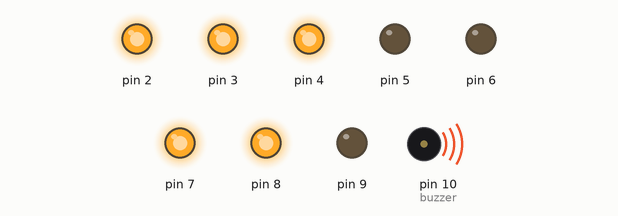
This sketch was run on a simulated Arduino Uno, built with avr-gcc and run on an emulated ATmega328P. Shown: output pins drawn as LEDs (lit = HIGH), buzzer (waves = sounding).

Above: at 0.5 s.
At 2.0 s:
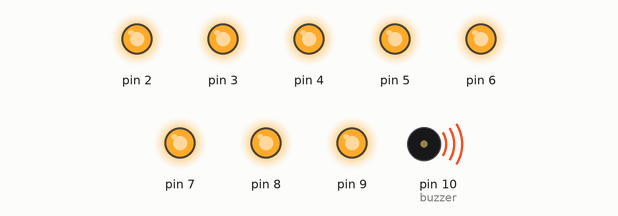
At 3.5 s:
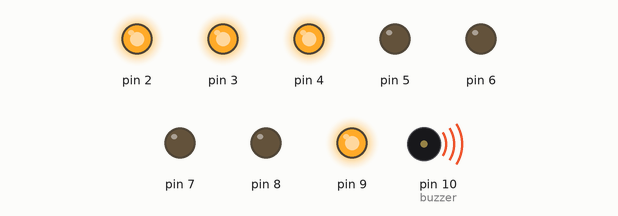
At 8.0 s:
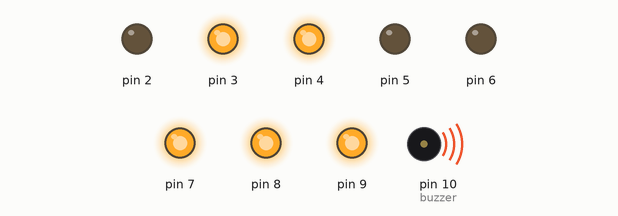
At 12.5 s:
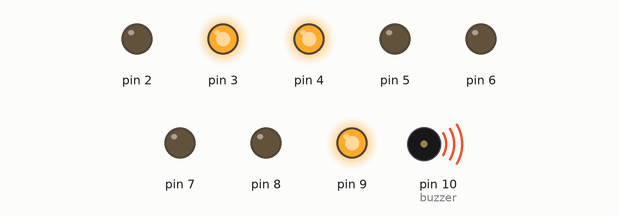
At 17.0 s:
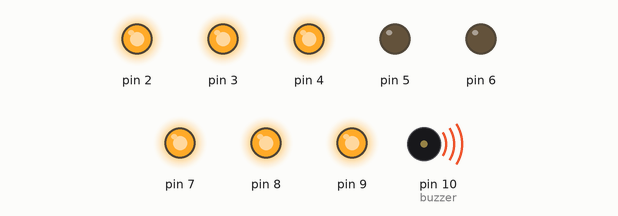
Timing chart, 0 to 19.0 s (numbered marks = the images above):
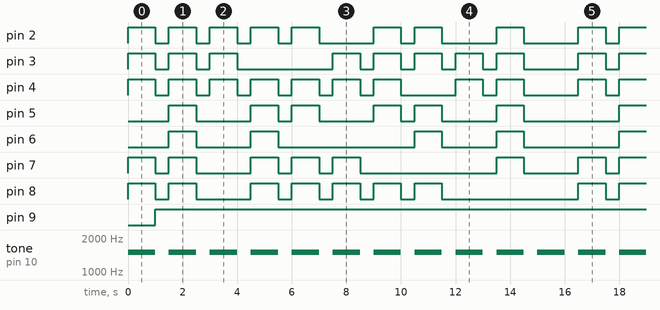

Measured:
- by itself, pin 2: repeats every 16.5 s: 4 × (LOW 0.50 s, HIGH 1.0 s), LOW 2.0 s, HIGH 1.0 s, LOW 0.50 s, 2 × (HIGH 1.0 s, LOW 2.0 s), HIGH 1.0 s
- by itself, pin 3: repeats every 16.5 s: 2 × (LOW 0.50 s, HIGH 1.0 s), LOW 3.5 s, 4 × (HIGH 1.0 s, LOW 0.50 s), HIGH 1.0 s, LOW 2.0 s, HIGH 1.0 s
- by itself, pin 4: repeats every 16.5 s: 6 × (LOW 0.50 s, HIGH 1.0 s), LOW 2.0 s, HIGH 1.0 s, LOW 0.50 s, HIGH 1.0 s, LOW 2.0 s, HIGH 1.0 s
- by itself, pin 6: repeats every 16.5 s: LOW 2.0 s, HIGH 1.0 s, LOW 5.0 s, HIGH 1.0 s, LOW 2.0 s, HIGH 1.0 s, LOW 3.5 s, HIGH 1.0 s
- by itself, pin 8: repeats every 16.5 s: LOW 0.50 s, HIGH 1.0 s, LOW 2.0 s, 4 × (HIGH 1.0 s, LOW 0.50 s), HIGH 1.0 s, LOW 5.0 s, HIGH 1.0 s
- by itself, pin 9: LOW → HIGH at 1.0 s
- by itself, tone on pin 10 (buzzer): alternates 1500 Hz for 1.0 s and silent for 0.50 s
- by itself, pin 7: repeats every 16.5 s: LOW 0.50 s, HIGH 1.0 s, LOW 2.0 s, 2 × (HIGH 1.0 s, LOW 0.50 s), HIGH 1.0 s, LOW 5.0 s, HIGH 1.0 s, LOW 2.0 s, HIGH 1.0 s

The sketch:

Display_7.ino
```cpp
/**
 * Projetos Arduino
 *
 * @author diego patriota
 * @link https://github.com/diegopatriota
 * 19/05/2016
 */

// Código binário de 1 a 9
//-------------------------------------
// 1,1,1,1,1,1,0 = 0
// 0,1,1,0,0,0,0 = 1
// 1,1,0,1,1,0,1 = 2
// 1,1,1,1,0,0,1 = 3
// 0,1,1,0,0,1,1 = 4
// 1,0,1,1,0,1,1 = 5
// 1,0,1,1,1,1,1 = 6
// 1,1,1,0,0,0,0 = 7
// 1,1,1,1,1,1,1 = 8
// 1,1,1,0,0,1,1 = 9
//-------------------------------------


//VARIÁVEL CONSTANTE
const int buzzer = 10;

void setup(){

pinMode(2,OUTPUT);
pinMode(3,OUTPUT);
pinMode(4,OUTPUT);
pinMode(5,OUTPUT);
pinMode(6,OUTPUT);
pinMode(7,OUTPUT);
pinMode(8,OUTPUT);
pinMode(9,OUTPUT);

pinMode(buzzer,OUTPUT);


}

void ponto(){
  digitalWrite(2,0);
  digitalWrite(3,0);
  digitalWrite(4,0);
  digitalWrite(5,0);
  digitalWrite(6,0);
  digitalWrite(7,0);
  digitalWrite(8,0);
  digitalWrite(9,1);
}

void nove(){
  digitalWrite(2,1);
  digitalWrite(3,1);
  digitalWrite(4,1);
  digitalWrite(5,0);
  digitalWrite(6,0);
  digitalWrite(7,1);
  digitalWrite(8,1);
}

void oito(){
  digitalWrite(2,1);
  digitalWrite(3,1);
  digitalWrite(4,1);
  digitalWrite(5,1);
  digitalWrite(6,1);
  digitalWrite(7,1);
  digitalWrite(8,1);
}

void sete(){
  digitalWrite(2,1);
  digitalWrite(3,1);
  digitalWrite(4,1);
  digitalWrite(5,0);
  digitalWrite(6,0);
  digitalWrite(7,0);
  digitalWrite(8,0);
}

void seis(){
  digitalWrite(2,1);
  digitalWrite(3,0);
  digitalWrite(4,1);
  digitalWrite(5,1);
  digitalWrite(6,1);
  digitalWrite(7,1);
  digitalWrite(8,1);
}

void cinco(){
  digitalWrite(2,1);
  digitalWrite(3,0);
  digitalWrite(4,1);
  digitalWrite(5,1);
  digitalWrite(6,0);
  digitalWrite(7,1);
  digitalWrite(8,1);
}

void quatro(){
  digitalWrite(2,0);
  digitalWrite(3,1);
  digitalWrite(4,1);
  digitalWrite(5,0);
  digitalWrite(6,0);
  digitalWrite(7,1);
  digitalWrite(8,1);
}

void tres(){
  digitalWrite(2,1);
  digitalWrite(3,1);
  digitalWrite(4,1);
  digitalWrite(5,1);
  digitalWrite(6,0);
  digitalWrite(7,0);
  digitalWrite(8,1);
}

void dois(){
  digitalWrite(2,1);
  digitalWrite(3,1);
  digitalWrite(4,0);
  digitalWrite(5,1);
  digitalWrite(6,1);
  digitalWrite(7,0);
  digitalWrite(8,1);
}

void um(){
  digitalWrite(2,0);
  digitalWrite(3,1);
  digitalWrite(4,1);
  digitalWrite(5,0);
  digitalWrite(6,0);
  digitalWrite(7,0);
  digitalWrite(8,0);
}

void zero(){
  digitalWrite(2,1);
  digitalWrite(3,1);
  digitalWrite(4,1);
  digitalWrite(5,1);
  digitalWrite(6,1);
  digitalWrite(7,1);
  digitalWrite(8,0);
}

void loop(){

int tempoPonto = 500;

nove();
tone(buzzer,1500);
delay(1000);
noTone(buzzer);
ponto();
delay(tempoPonto);

oito();
tone(buzzer,1500);
delay(1000);
noTone(buzzer);
ponto();
delay(tempoPonto);

sete();
tone(buzzer,1500);
delay(1000);
noTone(buzzer);
ponto();
delay(tempoPonto);

seis();
tone(buzzer,1500);
delay(1000);
noTone(buzzer);
ponto();
delay(tempoPonto);

cinco();
tone(buzzer,1500);
delay(1000);
noTone(buzzer);
ponto();
delay(tempoPonto);

quatro();
tone(buzzer,1500);
delay(1000);
noTone(buzzer);
ponto();
delay(tempoPonto);

tres();
tone(buzzer,1500);
delay(1000);
noTone(buzzer);
ponto();
delay(tempoPonto);

dois();
tone(buzzer,1500);
delay(1000);
noTone(buzzer);
ponto();
delay(tempoPonto);

um();
tone(buzzer,1500);
delay(1000);
noTone(buzzer);
ponto();
delay(tempoPonto);

zero();
tone(buzzer,1500);
delay(1000);
noTone(buzzer);
ponto();
delay(tempoPonto);

ponto();
tone(buzzer,1500);
delay(1000);
noTone(buzzer);
ponto();
delay(tempoPonto);

}
```
